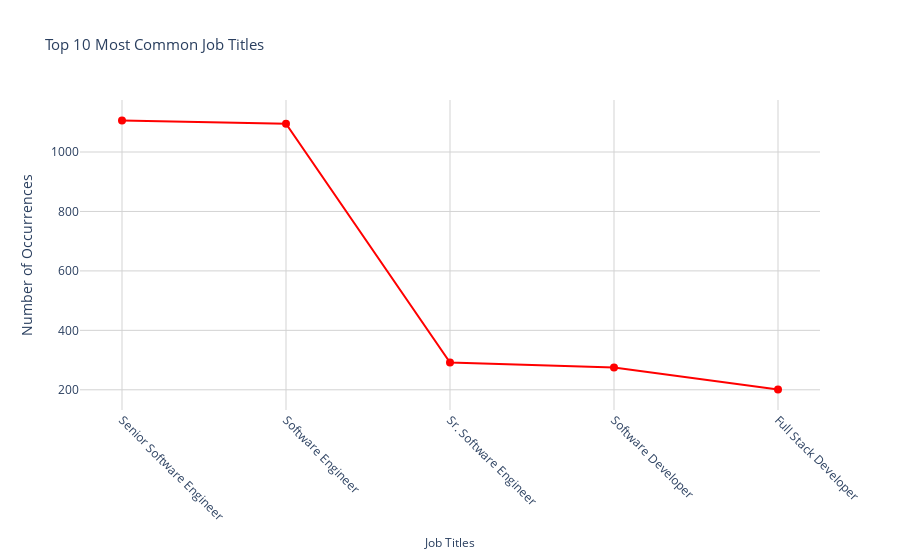

This figure's notebook cell:
### Code cell
import plotly.graph_objects as go

fig = go.Figure()

# Plotting the line chart
fig.add_trace(go.Scatter(
    x=common_titles.index,
    y=common_titles.values,
    mode='lines+markers',
    line=dict(color='red'),
    marker=dict(color='red', size=8),
))

# Adding titles and labels
fig.update_layout(
    title='Top 10 Most Common Job Titles',
    xaxis_title='Job Titles',
    yaxis_title='Number of Occurrences',
    title_font_size=15,
    xaxis=dict(tickangle=45),
    yaxis=dict(titlefont=dict(size=14)),
    xaxis_title_font=dict(size=12),
    showlegend=False,
    plot_bgcolor='white',
    xaxis_tickmode='array',
    xaxis_tickvals=common_titles.index,
)

# Adding gridlines
fig.update_xaxes(showgrid=True, gridwidth=1, gridcolor='lightgray')
fig.update_yaxes(showgrid=True, gridwidth=1, gridcolor='lightgray')

fig.show()

### Figure 1 — Plotly figure (JSON) as saved in the notebook; plotly's stock layout.template omitted (floating-point values rounded to 4 significant figures)
{"data": [{"line": {"color": "red"}, "marker": {"color": "red", "size": 8}, "mode": "lines+markers", "type": "scatter", "x": ["Senior Software Engineer", "Software Engineer", "Sr. Software Engineer", "Software Developer", "Full Stack Developer"], "y": [1106, 1095, 292, 275, 201]}], "layout": {"autosize": true, "plot_bgcolor": "white", "showlegend": false, "title": {"font": {"size": 15}, "text": "Top 10 Most Common Job Titles"}, "xaxis": {"autorange": true, "gridcolor": "lightgray", "gridwidth": 1, "range": [-0.2488, 4.249], "showgrid": true, "tickangle": 45, "tickmode": "array", "tickvals": ["Senior Software Engineer", "Software Engineer", "Sr. Software Engineer", "Software Developer", "Full Stack Developer"], "title": {"font": {"size": 12}, "text": "Job Titles"}, "type": "category"}, "yaxis": {"autorange": true, "gridcolor": "lightgray", "gridwidth": 1, "range": [89.26, 1218.0], "showgrid": true, "title": {"font": {"size": 14}, "text": "Number of Occurrences"}, "type": "linear"}}}
